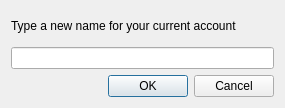
<?xml version="1.0" encoding="UTF-8"?>
<ui version="4.0">
 <class>accountRename</class>
 <widget class="QDialog" name="accountRename">
  <property name="geometry">
   <rect>
    <x>0</x>
    <y>0</y>
    <width>285</width>
    <height>108</height>
   </rect>
  </property>
  <property name="windowTitle">
   <string>Dialog</string>
  </property>
  <layout class="QGridLayout" name="gridLayout">
   <item row="0" column="0">
    <widget class="QLabel" name="label">
     <property name="text">
      <string>Type a new name for your current account</string>
     </property>
    </widget>
   </item>
   <item row="1" column="0">
    <widget class="QLineEdit" name="lineEdit"/>
   </item>
   <item row="2" column="0">
    <widget class="QDialogButtonBox" name="buttonBox">
     <property name="orientation">
      <enum>Qt::Horizontal</enum>
     </property>
     <property name="standardButtons">
      <set>QDialogButtonBox::Cancel|QDialogButtonBox::Ok</set>
     </property>
    </widget>
   </item>
  </layout>
 </widget>
 <resources/>
 <connections>
  <connection>
   <sender>buttonBox</sender>
   <signal>accepted()</signal>
   <receiver>accountRename</receiver>
   <slot>accept()</slot>
   <hints>
    <hint type="sourcelabel">
     <x>248</x>
     <y>254</y>
    </hint>
    <hint type="destinationlabel">
     <x>157</x>
     <y>274</y>
    </hint>
   </hints>
  </connection>
  <connection>
   <sender>buttonBox</sender>
   <signal>rejected()</signal>
   <receiver>accountRename</receiver>
   <slot>reject()</slot>
   <hints>
    <hint type="sourcelabel">
     <x>316</x>
     <y>260</y>
    </hint>
    <hint type="destinationlabel">
     <x>286</x>
     <y>274</y>
    </hint>
   </hints>
  </connection>
 </connections>
</ui>
